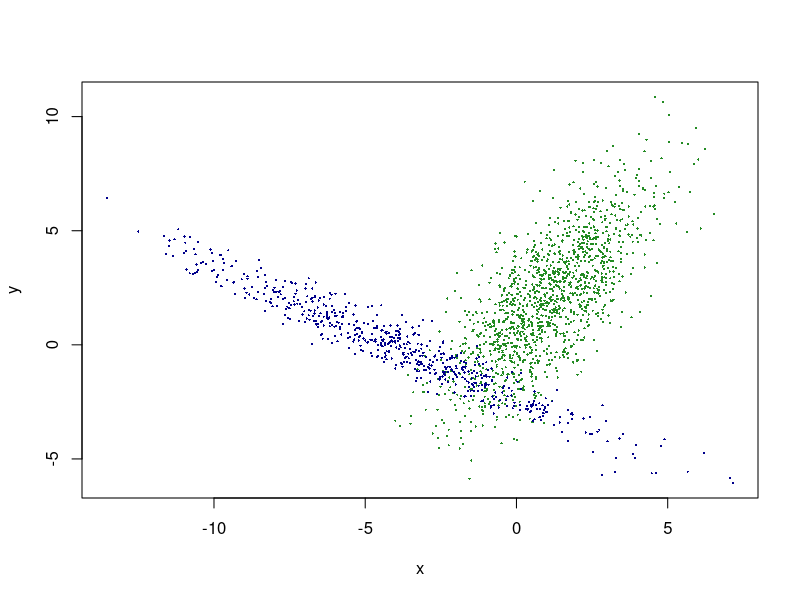

Reproduce this figure in R. (Note: this script raises an error after producing the figure.)
t## setwd('/Users/juhaanttiisojarvi/Documents/jussi/opiskelu/unsupervised machine learning/git/uml/ex3Jussi')


## Exercise set 1



## Exercise 1
rGauss <- function(mean, var, theta, n){
	data <- cbind(rnorm(n),rnorm(n))
	R <- matrix(c(cos(theta), sin(theta), -sin(theta), cos(theta)),2,2) # Rotation matrix
	D <- matrix(c(var[1],0,0,var[2]),2,2)# Dilation matrix
	A <- D%*%R # First dilate, then rotate
	data <- apply(data, 1, "%*%", A)
	data <- data + mean
	data <- data.frame(data[1,],data[2,])
	data
}

# draw 2000 samples from a 2-dim. mixture of gaussians:
n <- 2000
mean1 <- c(1,2)
var1 <- c(1,3)
mean2 <-  c(-4,0)
var2 <- c(0.5,4)

prior <- c(0.7, 0.3)
n1 <- sum(rbinom(n, size = 1, prob = prior[1]))
n2 <- (n-n1)

data1 <- rGauss(mean1, var1, pi/6, n1)
data2 <- rGauss(mean2, var2, (pi-pi/3), n2)
data <- rbind(data1, data2)

# the covariance matrices of the underlying distributions:
# theta <- pi/6
# R <- matrix(c(cos(theta), sin(theta), -sin(theta), cos(theta)),2,2) # Rotation matrix
# D <- matrix(c(var1[1],0,0,var1[2]),2,2)# Dilation matrix
# A <- D%*%R # First dilate, then rotate
# cov1 <- t(A)%*%A
# theta <- pi - pi/3
# R <- matrix(c(cos(theta), sin(theta), -sin(theta), cos(theta)),2,2) # Rotation matrix
# D <- matrix(c(var2[1],0,0,var2[2]),2,2)# Dilation matrix
# A <- D%*%R # First dilate, then rotate
# cov2 <- t(A)%*%A


xlim <- c(min(data[1]), max(data[1]))
ylim <- c(min(data[2]), max(data[2]))

plot(data1, cex = 0.3, pch = 16, col = 'forestgreen', xlim = xlim, ylim = ylim, xlab = 'x', ylab = 'y')
points(data2, cex = 0.3, pch = 16, col = 'darkblue')




# Exercise 2
pr <- function(x,C,mu,pie){
	abs(det(C))^(-1/2) * exp(-1/2 * t(as.matrix(x-mu)) %*% solve(C) %*% (as.matrix(x-mu))) * pie
}

multWT <- function(x){
	as.matrix(x) %*% t(as.matrix(x))
}

# computes a list containing q_t_c for all t for each c
qt <- function(data,C,mu,pie){
	qt <- vector('list', nclust)
	for(iii in 1:nclust){
		qt[[iii]] <- apply(data, 1, pr, C = C[[iii]], mu = mu[[iii]], pie = pie[[iii]])
	}
	qt
}

# normalizes the qt:
qtstar <- function(data,C,mu,pie){
	qtstar <- vector('list', nclust)
	p <- qt(data,C,mu,pie)
	for(iii in 1:nclust){
		qtstar[[iii]] <- p[[iii]] * 1/Reduce('+', p)
	}
	qtstar
}

# The EM algorithm starts here
EM <- function(data, nclust){
	ndim <- length(data)
	
	# initializes starting point of maximization algorithm:
	C <- vector('list', nclust)
	for(iii in 1:nclust){
		C[iii] <- list(diag(c(1,1)))
	}
	mu <- vector('list', nclust)
	for(iii in 1:nclust){
		mu[iii] <- list(runif(ndim, -10,10))
	}
	pie <- c(sort(runif(nclust - 1)), 1)
	apu <- pie
	for(iii in 2:nclust){
		pie[iii] <- apu[iii] - apu[iii - 1]
	}
	
	qts <- NA
	
	condition <- T
	while(condition){
		# parameters at beginnning of iteration (for stop criterion of loop):
		muBfr <- mu
		CBfr <- C
		pieBfr <- pie
		
		qts <- qtstar(data,C,mu,pie)
		
		# mu:
		for(j in 1:nclust){
			mu[[j]] <- 1/sum(qts[[j]]) * colSums(qts[[j]] * data)
		}
		
		# C:
		for(j in 1:nclust){
			C[[j]] <- 1/sum(qts[[j]]) * matrix(colSums(qts[[j]] * t(apply((data-mu[[j]]), 1, multWT))), c(2,2))
		}
		
		# pie:
		for(j in 1:nclust){
			pie[[j]] <- 1/n * sum(qts[[j]])
		}
	    
	    # parameters after iteration:
	    muAft <- mu
	    CAft <- C
	    pieAft <- pie
	    
	    condition <- sqrt(sum(c(unlist(CBfr), unlist(muBfr), unlist(pieBfr)) - c(unlist(CAft), unlist(muAft), unlist(pieAft)))^2) > 0.1
	}
	ret <- list("qts" = qts, 'mu' = mu, 'C' = C, "pie" = pie)
	ret
}




# Exercise 3
em <- EM(data, nclust = 2)
cindex <- apply(Reduce(cbind, em$qts), 1 , which.max)
plot(data[cindex == 1,], cex = 0.3, pch = 16, col = 'forestgreen', xlim = xlim, ylim = ylim, xlab = 'x', ylab = 'y')
points(data[cindex == 2,], cex = 0.3, pch = 16, col = 'darkblue')



# Exercise 4
n <- 100
mean1 <- c(1,2)
var1 <- c(1,3)

mean2 <-  c(-4,0)
var2 <- c(0.5,4)

mean3 <- c(-5,10)
var3 <- c(1,1)

mean4 <- c(-10,-5)
var4 <- c(1,5)

prior <- c(0.25, 0.5, 0.1, 0.4)

ni <- rbinom(n, size = 3, prob = prior[1:nclust-1])
n1 <- sum(ni == 0)
n2 <- sum(ni == 1)
n3 <- sum(ni == 2)
n4 <- sum(ni == 3)

data1 <- rGauss(mean1, var1, pi/6, n1)
data2 <- rGauss(mean2, var2, (pi-pi/3), n2)
data3 <- rGauss(mean3, var3, (pi/2), n3)
data4 <- rGauss(mean4, var4, (pi/2 - pi/6), n4)
data <- rbind(data1, data2, data3, data4)

# the covariance matrices of the underlying distributions:
# theta <- pi/6
# R <- matrix(c(cos(theta), sin(theta), -sin(theta), cos(theta)),2,2) # Rotation matrix
# D <- matrix(c(var1[1],0,0,var1[2]),2,2)# Dilation matrix
# A <- D%*%R # First dilate, then rotate
# cov1 <- t(A)%*%A
# theta <- pi - pi/3
# R <- matrix(c(cos(theta), sin(theta), -sin(theta), cos(theta)),2,2) # Rotation matrix
# D <- matrix(c(var2[1],0,0,var2[2]),2,2)# Dilation matrix
# A <- D%*%R # First dilate, then rotate
# cov2 <- t(A)%*%A


xlim <- c(min(data[1]), max(data[1]))
ylim <- c(min(data[2]), max(data[2]))

plot(data1, cex = 0.3, pch = 16, col = 'forestgreen', xlim = xlim, ylim = ylim, xlab = 'x', ylab = 'y')
points(data2, cex = 0.3, pch = 16, col = 'darkblue')
points(data3, cex = 0.3, pch = 16, col = 'purple')
points(data4, cex = 0.3, pch = 16)
